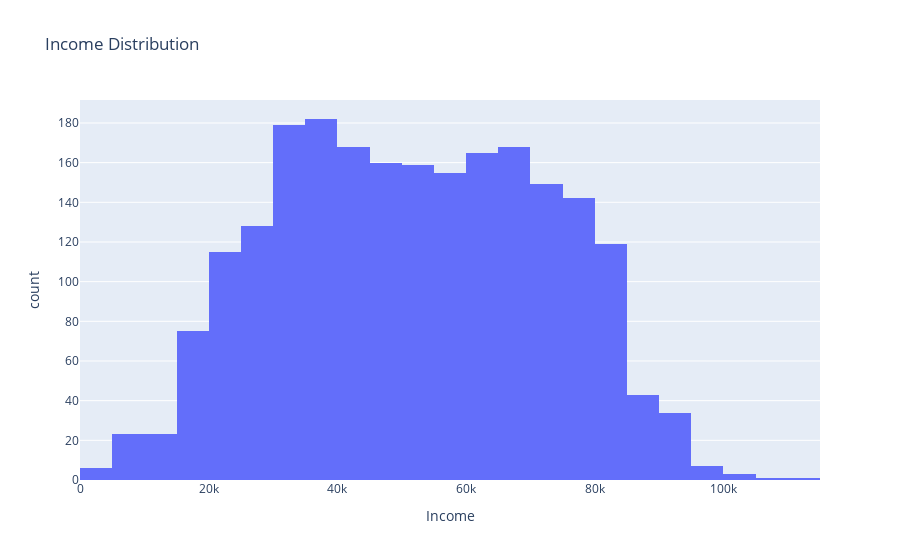

The notebook cell saved with this chart:
### Code cell
import plotly.express as px
fig0 = px.histogram(df, x="Income", nbins=50, title = 'Income Distribution')
fig0.show()

### Figure 1 — Plotly figure (JSON) as saved in the notebook; plotly's stock layout.template omitted (floating-point values rounded to 4 significant figures; data arrays with more than 128 entries replaced by an {"elided": "..."} marker saying what was removed)
{"data": [{"alignmentgroup": "True", "bingroup": "x", "hovertemplate": "Income=%{x}<br>count=%{y}<extra></extra>", "legendgroup": "", "marker": {"color": "#636efa", "pattern": {"shape": ""}}, "name": "", "nbinsx": 50, "offsetgroup": "", "orientation": "v", "showlegend": false, "type": "histogram", "x": {"elided": "2205 int values"}, "xaxis": "x", "yaxis": "y"}], "layout": {"barmode": "relative", "legend": {"tracegroupgap": 0}, "title": {"text": "Income Distribution"}, "xaxis": {"anchor": "y", "domain": [0, 1], "title": {"text": "Income"}}, "yaxis": {"anchor": "x", "domain": [0, 1], "title": {"text": "count"}}}}
